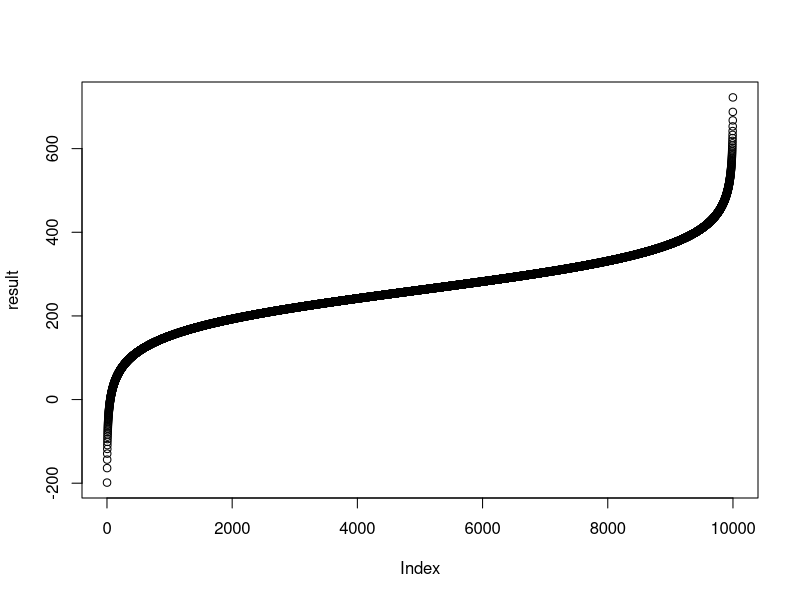

The R script that drew this image:
n = 10; x = 5;
p = .501

bin_like <- function(n,x, p)
{
	(factorial(n) / (factorial(n - x) * factorial(x))) + n*x*log(p) + n -n*x*log(1-p)

}
result = numeric(10000)
i = .001
result[1:10000] = bin_like(n,x, seq(from=.0001, to = 1, by=.0001))
plot(result)


B = 15000

result = numeric(B)

MLE = .0333

n = 3839
Ran_value = n1 = n2 = n3 = n4 = numeric(1)

for (i in 1:B)
{
	Ran_value = sample(n,1)
	n1 = Ran_value*.25*(2+MLE)
	n2 = Ran_value*.25*(1-MLE)
	n3 = n2
	n4 = Ran_value * .25 * MLE
	result[i] = (.25 * n1 + n2 -n3 + n4)/ 3.25*n1 - 2 
}
